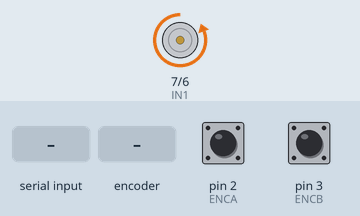
The sketch below on a simulated Arduino Uno, built with avr-gcc and run on an emulated ATmega328P. Shown: motor-driver pin pairs drawn as motors (green arrow = first pin HIGH = forward, orange = second pin HIGH = backward, longer = more drive, scaled by the enable pin). The inputs (shaded band) are chosen by the test bench; at power-on: pin 2 (ENCA) HIGH, pin 3 (ENCB) HIGH. What the sketch prints to the serial monitor is not drawn.

Above: at 1.2 s.
1.3 s: "R90\n" received over Serial
2.8 s: rotary encoder on pin 2 (ENCA) / pin 3 (ENCB) turned 1 step (first pin leading)
6.0 s: "W,1\n" received over Serial
9.0 s: "P90\n" received over Serial
Timing chart, 0 to 11.5 s (numbered marks = the images above; inputs shaded):
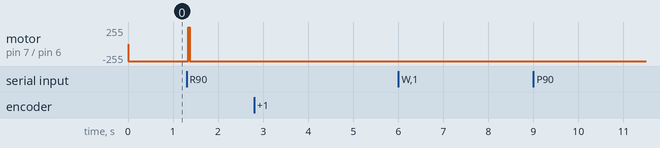

Measured:
- after the input at 1.3 s, motor on pin 7 (IN1) / pin 6 (IN2): backward 255/255 → forward 255/255 at once, → backward 255/255 0.03 s later
- after the input at 2.8 s, every drawn part: stays the same
- after the input at 6.0 s, every drawn part: stays the same
- after the input at 9.0 s, every drawn part: stays the same

The sketch:

PID.ino
```cpp
#include <Arduino.h>

#define ENCA 2
#define ENCB 3
#define PWM 5
#define IN2 6
#define IN1 7

volatile int posi = 0;
long prevT = 0;
float eprev = 0;
float eintegral = 0;
const int maxIntegral = 20;
bool antiWindupEnabled = true;

float kp = 5; // Valores iniciales para los parámetros PID
float ki = 3;
float kd = .5;
int target = 300; // Valor inicial para la referencia

void setup() {
  Serial.begin(9600);
  pinMode(ENCA, INPUT);
  pinMode(ENCB, INPUT);
  attachInterrupt(digitalPinToInterrupt(ENCA), readEncoder, RISING);

  pinMode(PWM, OUTPUT);
  pinMode(IN1, OUTPUT);
  pinMode(IN2, OUTPUT);

  Serial.println("Ready for PID parameters.");
}

void loop() {
  if (Serial.available() > 0) {
    String receivedData = Serial.readStringUntil('\n');
    parseAndUpdatePID(receivedData);
  }

  long currT = micros();
  float deltaT = ((float)(currT - prevT)) / (1e6);
  prevT = currT;

  int pos = 0;
  noInterrupts();
  pos = posi;
  interrupts();

  int e = pos - target;

  float dedt = (e - eprev) / deltaT;

  eintegral += e * deltaT;
  if (antiWindupEnabled) {
    if (eintegral > maxIntegral) {
      eintegral = maxIntegral;
    } else if (eintegral < -maxIntegral) {
      eintegral = -maxIntegral;
    }
  }

  float u = kp * e + kd * dedt + ki * eintegral;

  float pwr = fabs(u);
  if (pwr > 255) {
    pwr = 255;
  }

  int dir = (u < 0) ? -1 : 1;

  setMotor(dir, pwr, PWM, IN1, IN2);

  eprev = e;

  Serial.print(target);
  Serial.print(" ");
  Serial.print(pos);
  Serial.print(" ");
  Serial.print(e);
  Serial.print(" ");
  Serial.print(dedt);
  Serial.print(" ");
  Serial.println(eintegral);
}

void setMotor(int dir, int pwmVal, int pwm, int in1, int in2) {
  analogWrite(pwm, pwmVal);
  if (dir == 1) {
    digitalWrite(in1, HIGH);
    digitalWrite(in2, LOW);
  } else if (dir == -1) {
    digitalWrite(in1, LOW);
    digitalWrite(in2, HIGH);
  } else {
    digitalWrite(in1, LOW);
    digitalWrite(in2, LOW);
  }
}

void readEncoder() {
  int b = digitalRead(ENCB);
  posi += (b > 0) ? 1 : -1;
}

void parseAndUpdatePID(String data) {
  char inputChars[data.length() + 1];
  data.toCharArray(inputChars, sizeof(inputChars));
  char* ptr = NULL;
  float newPidValues[3] = {kp, ki, kd}; // Inicializa con valores actuales
  bool pidValuesReceived[3] = {false, false, false}; // Monitorea qué valores se recibieron
  bool windupCommandReceived = false;
  bool referenceReceived = false; // Flag para el nuevo valor de referencia

  ptr = strtok(inputChars, ",");
  while (ptr != NULL) {
    String pidValue(ptr);
    if (pidValue.startsWith("P") && pidValue.length() > 1) {
      newPidValues[0] = pidValue.substring(1).toFloat();
      pidValuesReceived[0] = true;
    } else if (pidValue.startsWith("I") && pidValue.length() > 1) {
      newPidValues[1] = pidValue.substring(1).toFloat();
      pidValuesReceived[1] = true;
    } else if (pidValue.startsWith("D") && pidValue.length() > 1) {
      newPidValues[2] = pidValue.substring(1).toFloat();
      pidValuesReceived[2] = true;
    } else if (pidValue.startsWith("W")) {
      antiWindupEnabled = pidValue.substring(1).toInt() == 1;
      windupCommandReceived = true;
    } else if (pidValue.startsWith("R") && pidValue.length() > 1) { // Parsea el nuevo valor de referencia
      target = pidValue.substring(1).toInt();
      referenceReceived = true;
    }
    ptr = strtok(NULL, ",");
  }

  // Actualiza los valores si se recibieron nuevos
  if (pidValuesReceived[0] || pidValuesReceived[1] || pidValuesReceived[2]) {
    kp = newPidValues[0];
    ki = newPidValues[1];
    kd = newPidValues[2];
    Serial.print("PID updated - P: "); Serial.print(kp);
    Serial.print(", I: "); Serial.print(ki);
    Serial.print(", D: "); Serial.println(kd);
  }

  if (windupCommandReceived) {
    Serial.print("Anti-windup command received - Status: "); Serial.println(antiWindupEnabled ? "Enabled" : "Disabled");
  }

  if (referenceReceived) { // Si se recibió un nuevo valor de referencia, confírmalo
    Serial.print("New reference received: ");
    Serial.println(target);
  }
}
```
